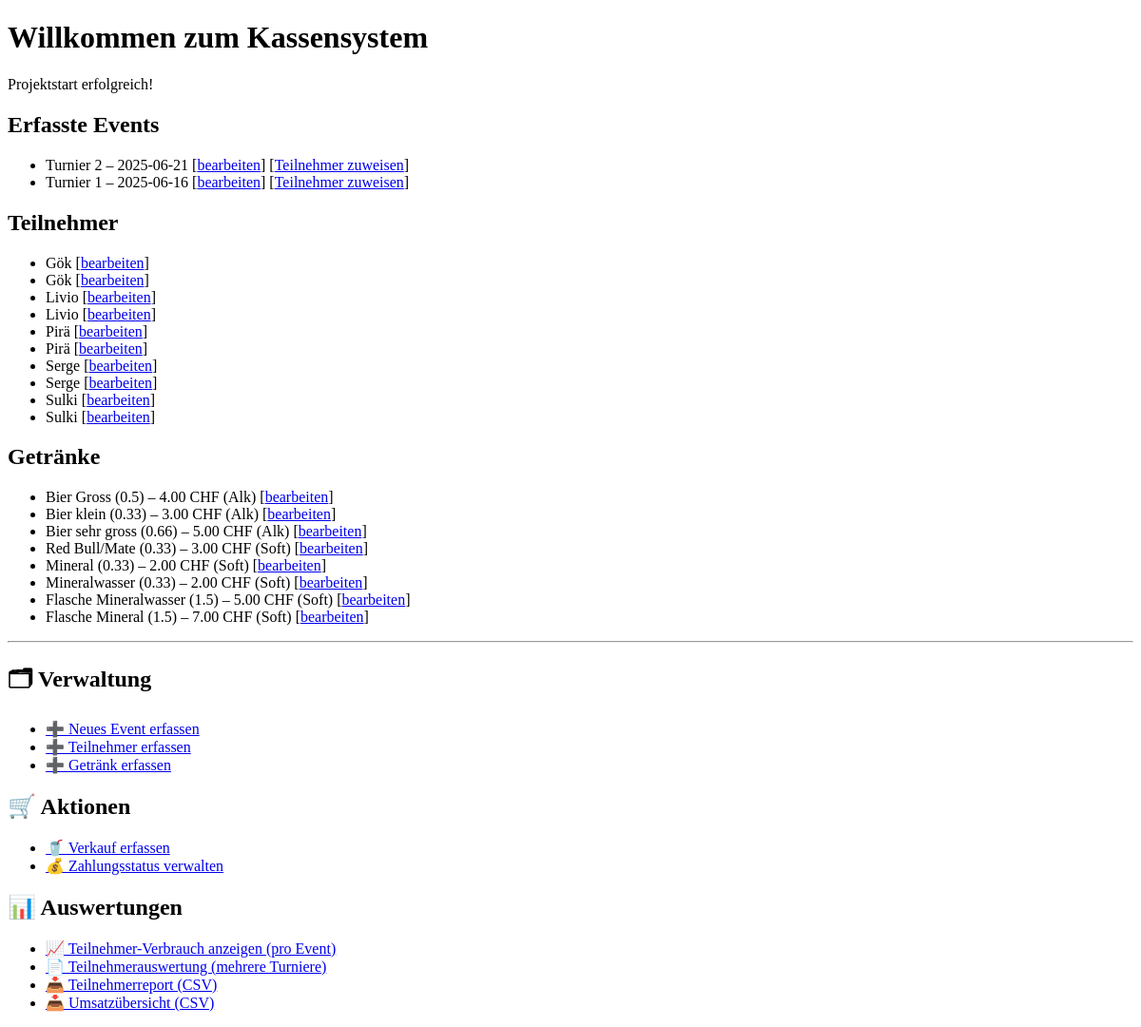
Before: / with the older database file.
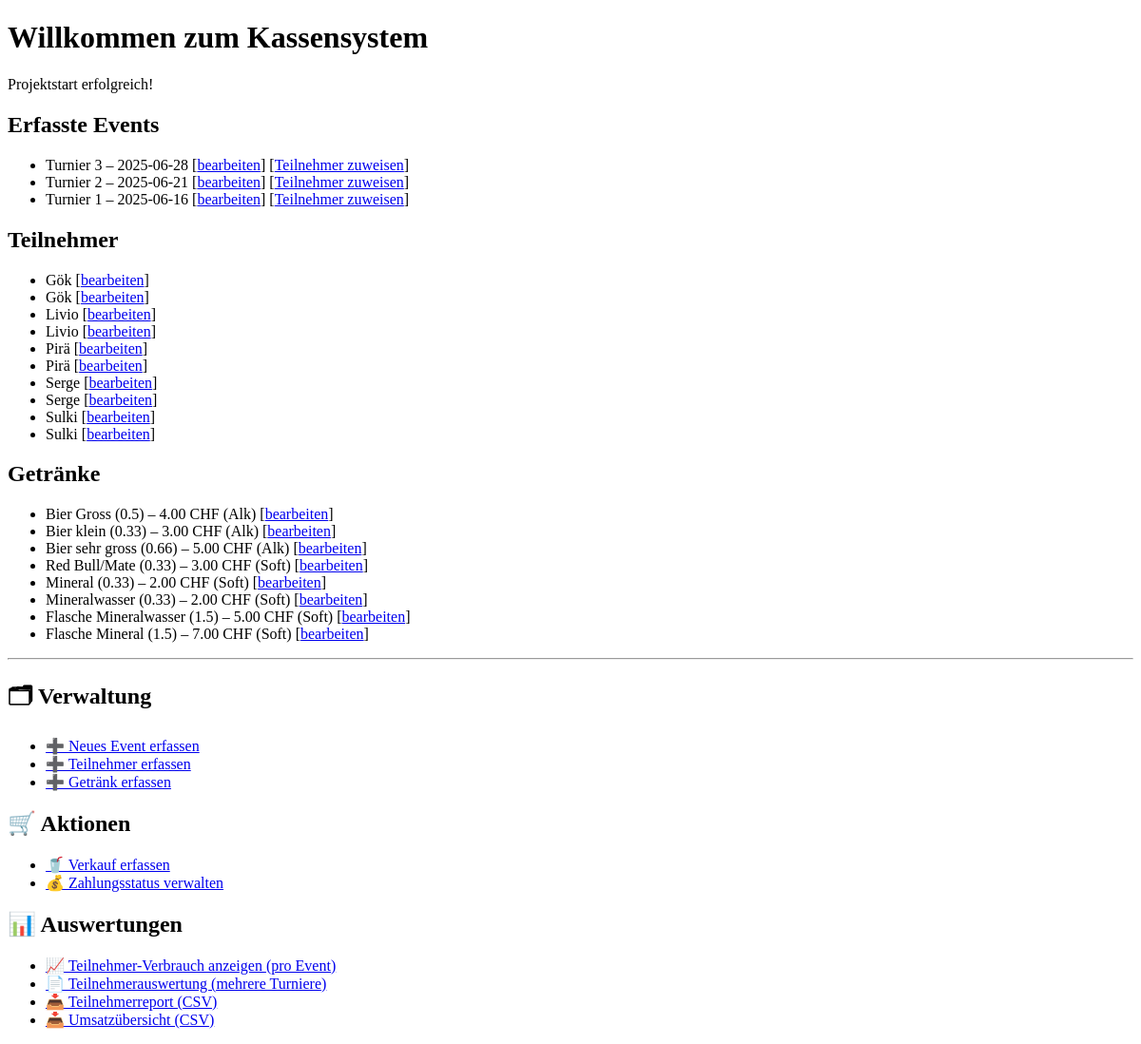
After: the same page with the newer database file.
### app/models.py (models this page shows)
class Event(db.Model):
    id = db.Column(db.Integer, primary_key=True)
    name = db.Column(db.String(100), nullable=False)
    datum = db.Column(db.Date, nullable=False)

class Teilnehmer(db.Model):
    id = db.Column(db.Integer, primary_key=True)
    name = db.Column(db.String(100), nullable=False)

class Getraenk(db.Model):
    id = db.Column(db.Integer, primary_key=True)
    name = db.Column(db.String(100), nullable=False)
    preis = db.Column(db.Float, nullable=False)
    kategorie = db.Column(db.String(50))

### app/routes.py (the view)
@app.route("/")
def index():
    events = Event.query.order_by(Event.datum.desc()).all()
    teilnehmer = Teilnehmer.query.order_by(Teilnehmer.name).all()
    getraenke = Getraenk.query.order_by(Getraenk.kategorie).all()
    return render_template("index.html", events=events, teilnehmer=teilnehmer, getraenke=getraenke)

### app/templates/index.html (shortened to what this page needs)
<!DOCTYPE html>
<html lang="de">
<head>
</head>
<body>
    <h1>Willkommen zum Kassensystem</h1>
    <p>Projektstart erfolgreich!</p>
    <h2>Erfasste Events</h2>
    {% if events %}
        <ul>
        {% for event in events %}
            <li>
                {{ event.name }} – {{ event.datum }}
                [<a href="{{ url_for('edit_event', event_id=event.id) }}">bearbeiten</a>]
                [<a href="{{ url_for('zuweise_teilnehmer', event_id=event.id) }}">Teilnehmer zuweisen</a>]
            </li>
        {% endfor %}
        </ul>
    {% else %}
        <p>Keine Events erfasst.</p>
    {% endif %}
    <h2>Teilnehmer</h2>
    {% if teilnehmer %}
        <ul>
        {% for t in teilnehmer %}
            <li>{{ t.name }} [<a href="{{ url_for('edit_teilnehmer', teilnehmer_id=t.id) }}">bearbeiten</a>]</li>
        {% endfor %}
        </ul>
    {% else %}
        <p>Keine Teilnehmer erfasst.</p>
    {% endif %}
    <h2>Getränke</h2>
    {% if getraenke %}
        <ul>
        {% for g in getraenke %}
            <li>{{ g.name }} – {{ "%.2f"|format(g.preis) }} CHF ({{ g.kategorie }})
                [<a href="{{ url_for('edit_getraenk', getraenk_id=g.id) }}">bearbeiten</a>]
            </li>
        {% endfor %}
        </ul>
    {% else %}
        <p>Keine Getränke erfasst.</p>
    {% endif %}
    <hr>
    <h2>🗂 Verwaltung</h2>
    <ul>
        <li><a href="{{ url_for('create_event') }}">➕ Neues Event erfassen</a></li>
        <li><a href="{{ url_for('create_teilnehmer') }}">➕ Teilnehmer erfassen</a></li>
        <li><a href="{{ url_for('create_getraenk') }}">➕ Getränk erfassen</a></li>
    </ul>
    <h2>🛒 Aktionen</h2>
    <ul>
        <li><a href="{{ url_for('erfasse_verkauf') }}">🥤 Verkauf erfassen</a></li>
        <li><a href="{{ url_for('zahlung_verwalten') }}">💰 Zahlungsstatus verwalten</a></li>
    </ul>
    <h2>📊 Auswertungen</h2>
    <ul>
        <li><a href="{{ url_for('event_uebersicht') }}">📈 Teilnehmer-Verbrauch anzeigen (pro Event)</a></li>
        <li><a href="{{ url_for('teilnehmer_report') }}">📄 Teilnehmerauswertung (mehrere Turniere)</a></li>
        <li><a href="{{ url_for('teilnehmer_report_export') }}">📥 Teilnehmerreport (CSV)</a></li>
        <li><a href="{{ url_for('export_umsatz') }}">📥 Umsatzübersicht (CSV)</a></li>
    </ul>
</body>
</html>

Changed rows visible on the page:
added Event: name "Turnier 3", datum "2025-06-28"
